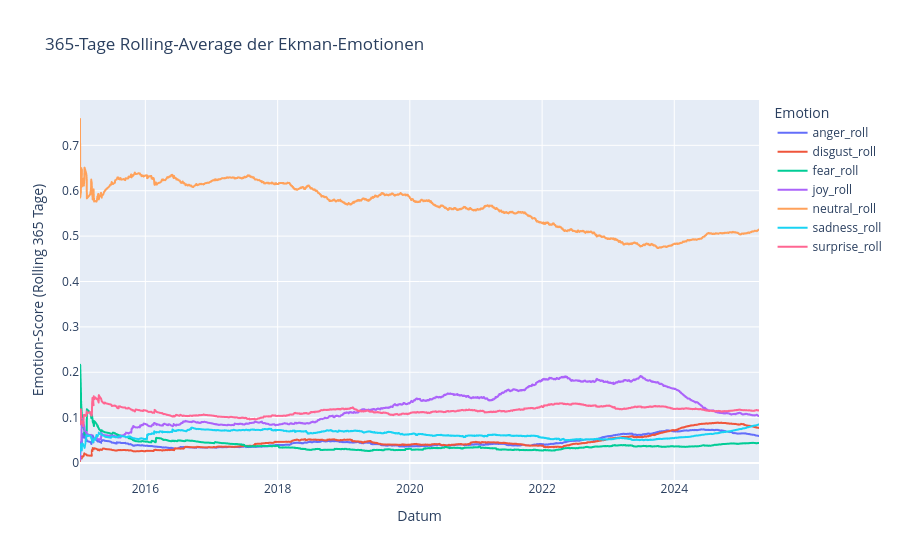

Notebook code for this chart:
### Code cell
# Rolling-Window für Ekman-Emotionen
for col in emotion_cols:
    final_daily_df[f"{col}_roll"] = final_daily_df[col].rolling(window=WINDOW, min_periods=1).mean()

fig8 = px.line(
    final_daily_df,
    x="date",
    y=[f"{col}_roll" for col in emotion_cols],
    title=f"{WINDOW}-Tage Rolling-Average der Ekman-Emotionen",
    labels={"value": "Rolling Emotion-Score", "variable": "Emotion", "date": "Datum"}
)
fig8.update_layout(xaxis_title="Datum", yaxis_title=f"Emotion-Score (Rolling {WINDOW} Tage)")
fig8.show()

### Figure 1 — Plotly figure (JSON) as saved in the notebook; plotly's stock layout.template omitted (floating-point values rounded to 4 significant figures; data arrays with more than 128 entries replaced by an {"elided": "..."} marker saying what was removed)
{"data": [{"hovertemplate": "Emotion=anger_roll<br>Datum=%{x}<br>Rolling Emotion-Score=%{y}<extra></extra>", "legendgroup": "anger_roll", "line": {"color": "#636efa", "dash": "solid"}, "marker": {"symbol": "circle"}, "mode": "lines", "name": "anger_roll", "showlegend": true, "type": "scattergl", "x": {"elided": "2884 str values"}, "xaxis": "x", "y": {"elided": "2884 float values"}, "yaxis": "y"}, {"hovertemplate": "Emotion=disgust_roll<br>Datum=%{x}<br>Rolling Emotion-Score=%{y}<extra></extra>", "legendgroup": "disgust_roll", "line": {"color": "#EF553B", "dash": "solid"}, "marker": {"symbol": "circle"}, "mode": "lines", "name": "disgust_roll", "showlegend": true, "type": "scattergl", "x": {"elided": "2884 str values"}, "xaxis": "x", "y": {"elided": "2884 float values"}, "yaxis": "y"}, {"hovertemplate": "Emotion=fear_roll<br>Datum=%{x}<br>Rolling Emotion-Score=%{y}<extra></extra>", "legendgroup": "fear_roll", "line": {"color": "#00cc96", "dash": "solid"}, "marker": {"symbol": "circle"}, "mode": "lines", "name": "fear_roll", "showlegend": true, "type": "scattergl", "x": {"elided": "2884 str values"}, "xaxis": "x", "y": {"elided": "2884 float values"}, "yaxis": "y"}, {"hovertemplate": "Emotion=joy_roll<br>Datum=%{x}<br>Rolling Emotion-Score=%{y}<extra></extra>", "legendgroup": "joy_roll", "line": {"color": "#ab63fa", "dash": "solid"}, "marker": {"symbol": "circle"}, "mode": "lines", "name": "joy_roll", "showlegend": true, "type": "scattergl", "x": {"elided": "2884 str values"}, "xaxis": "x", "y": {"elided": "2884 float values"}, "yaxis": "y"}, {"hovertemplate": "Emotion=neutral_roll<br>Datum=%{x}<br>Rolling Emotion-Score=%{y}<extra></extra>", "legendgroup": "neutral_roll", "line": {"color": "#FFA15A", "dash": "solid"}, "marker": {"symbol": "circle"}, "mode": "lines", "name": "neutral_roll", "showlegend": true, "type": "scattergl", "x": {"elided": "2884 str values"}, "xaxis": "x", "y": {"elided": "2884 float values"}, "yaxis": "y"}, {"hovertemplate": "Emotion=sadness_roll<br>Datum=%{x}<br>Rolling Emotion-Score=%{y}<extra></extra>", "legendgroup": "sadness_roll", "line": {"color": "#19d3f3", "dash": "solid"}, "marker": {"symbol": "circle"}, "mode": "lines", "name": "sadness_roll", "showlegend": true, "type": "scattergl", "x": {"elided": "2884 str values"}, "xaxis": "x", "y": {"elided": "2884 float values"}, "yaxis": "y"}, {"hovertemplate": "Emotion=surprise_roll<br>Datum=%{x}<br>Rolling Emotion-Score=%{y}<extra></extra>", "legendgroup": "surprise_roll", "line": {"color": "#FF6692", "dash": "solid"}, "marker": {"symbol": "circle"}, "mode": "lines", "name": "surprise_roll", "showlegend": true, "type": "scattergl", "x": {"elided": "2884 str values"}, "xaxis": "x", "y": {"elided": "2884 float values"}, "yaxis": "y"}], "layout": {"legend": {"title": {"text": "Emotion"}, "tracegroupgap": 0}, "title": {"text": "365-Tage Rolling-Average der Ekman-Emotionen"}, "xaxis": {"anchor": "y", "domain": [0, 1], "title": {"text": "Datum"}}, "yaxis": {"anchor": "x", "domain": [0, 1], "title": {"text": "Emotion-Score (Rolling 365 Tage)"}}}}
